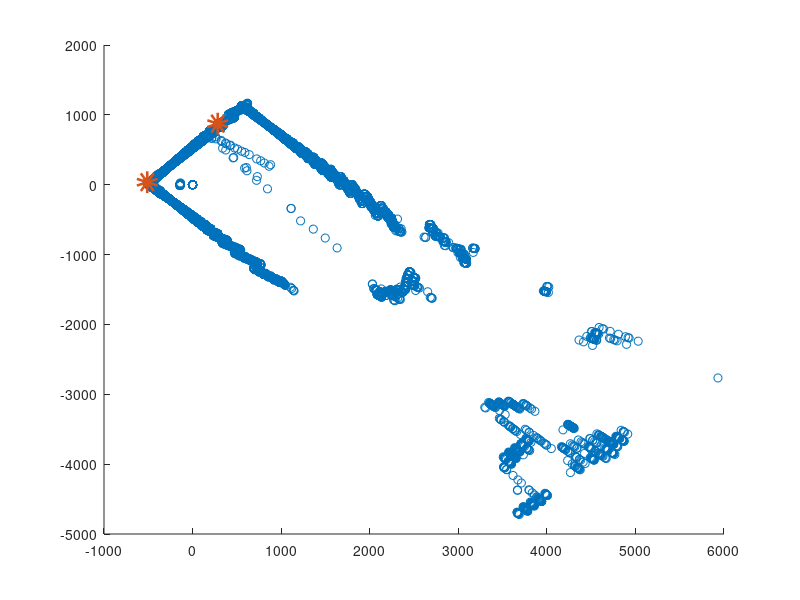
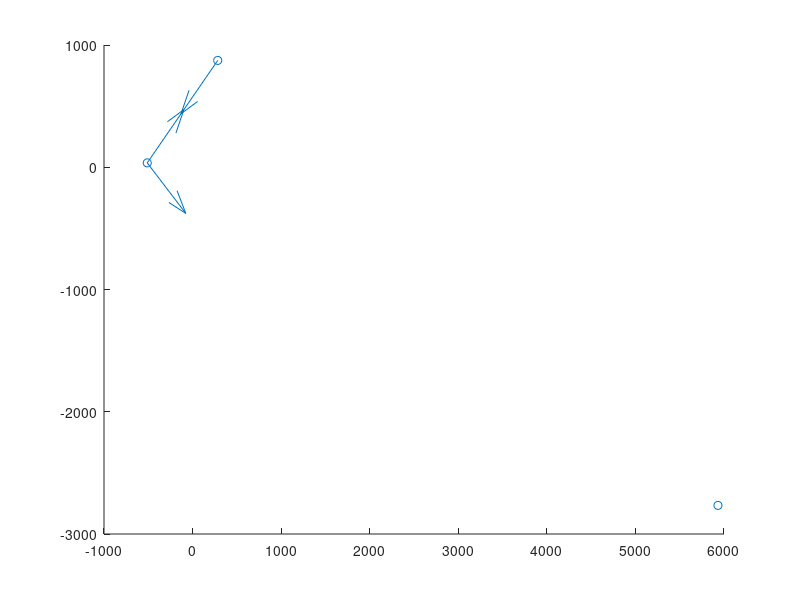

These figures' MATLAB source, in order: (Note: this script raises an error after producing the figures.)
clc;
clear;
close all

Data=importdata("data1.txt");
data_Full=Data.data;
data_Sort=sortrows(data_Full,4);
data.time=data_Full(:,1);
data.start=data_Full(:,2);
data.qual=data_Full(:,3);
data.angle=data_Full(:,4);
data.distance=data_Full(:,5);

%get x,y from distance/angle then:
%%
rangelow = 1;
rangehigh = length(data.distance);
x = data.distance(rangelow:rangehigh) .* cosd(data.angle(rangelow:rangehigh));
y = data.distance(rangelow:rangehigh) .* sind(data.angle(rangelow:rangehigh));

% shortside = 1524;
shortside = 1112.52; % 43.8 in
tolerance = 50;

pos=[x,y];
mags = vecnorm(pos,2,2);
ind = find(mags == max(mags));
bigpos = [x(ind), y(ind)];
deltapos = bigpos - pos;
mags = vecnorm(deltapos,2,2);
ind = find(mags == max(mags), 1);
corner1 = [x(ind), y(ind)];
rel_corner = corner1 - pos;
rel_corner_mag = vecnorm(rel_corner,2,2);
ind = find((rel_corner_mag > (shortside - tolerance)) & (rel_corner_mag < (shortside + tolerance)));
cornersmaybe = [x(ind), y(ind)];
deltapos = bigpos - cornersmaybe;
mags = vecnorm(deltapos,2,2);
ind = find(mags == max(mags),1);
corner2 = [cornersmaybe(ind,1), cornersmaybe(ind,2)];
figure
hold on
scatter(x,y)
scatter([corner1(1), corner2(1)], [corner1(2),corner2(2)], "LineWidth", 10)
%%

delta_corner1=corner2-corner1; % From corner 1 to corner 2
delta_corner1_unit=delta_corner1/norm(delta_corner1);
delta_corner2_unit=-delta_corner1_unit;


bigpos_rel=bigpos-corner1; 
bigpos_vec=bigpos_rel-dot(bigpos_rel,delta_corner1_unit)*delta_corner1_unit;
bigpos_unit=bigpos_vec/norm(bigpos_vec);

figure;
scatter([corner1(1), corner2(1), bigpos(1)],[corner1(2), corner2(2), bigpos(2)])
hold on
quiver([corner1(1),corner1(1),corner2(1)],[corner1(2),corner1(2),corner2(2)],[delta_corner1_unit(1),bigpos_unit(1),delta_corner2_unit(1)],[delta_corner1_unit(2),bigpos_unit(2),delta_corner2_unit(2)])

bound_step=100; %mm
len=(95.37-6.40651)*25.4;
len=(86.85-6.40651)*25.4; % mm (long gantry distance-distance ramp comes into gantry) 86.85

corner1_bound=corner1+bound_step*(delta_corner1_unit+bigpos_unit);
corner2_bound=corner2+bound_step*(delta_corner2_unit+bigpos_unit);

corner3_bound=corner1_bound+(len-bound_step)*(bigpos_unit);% + 5*bound_step*delta_corner1_unit;
corner4_bound=corner2_bound+(len-bound_step)*(bigpos_unit);% + 5*bound_step*delta_corner2_unit;

m12=(corner1_bound(2)-corner2_bound(2))/(corner1_bound(1)-corner2_bound(1));
b12=corner1_bound(2)-m12*corner1_bound(1);

m13=(corner1_bound(2)-corner3_bound(2))/(corner1_bound(1)-corner3_bound(1));
b13=corner1_bound(2)-m13*corner1_bound(1);

m24=(corner2_bound(2)-corner4_bound(2))/(corner2_bound(1)-corner4_bound(1));
b24=corner2_bound(2)-m24*corner2_bound(1);

m43=(corner4_bound(2)-corner3_bound(2))/(corner4_bound(1)-corner3_bound(1));
b43=corner4_bound(2)-m43*corner4_bound(1);


r12= @(theta) b12./(sind(theta)-m12*cosd(theta));
r13= @(theta) b13./(sind(theta)-m13*cosd(theta));
r24= @(theta) b24./(sind(theta)-m24*cosd(theta));
r43= @(theta) b43./(sind(theta)-m43*cosd(theta));

thetatest=0:365;
figure;
polarplot(thetatest*pi/180,r12(thetatest)), hold on
polarplot(thetatest*pi/180,r13(thetatest)), hold on
polarplot(thetatest*pi/180,r24(thetatest)), hold on
polarplot(thetatest*pi/180,r43(thetatest)), hold on
rlim([0 3000])

count=1;
for i=1:length(data.distance)
    
    theta=data.angle(i);
    rvec=[r12(theta);r13(theta);r24(theta);r43(theta)];
    rvec=rvec(rvec>0);
    
   if all(data.distance(i)<rvec)
       
       obj_Data.time(count)=data.time(i);
       obj_Data.start(count)=data.start(i);
       obj_Data.qual(count)=data.qual(i);
       obj_Data.angle(count)=data.angle(i);
       obj_Data.distance(count)=data.distance(i);
       
       count=count+1;
       
   end
    
end


figure;
scatter(obj_Data.distance .*cosd(obj_Data.angle), obj_Data.distance .*sind(obj_Data.angle),'LineWidth',3), hold on

mark_5Sec=find(data.time==5000);
data_Sort=sortrows(data_Full(1:mark_5Sec,:),4);

figure;
for i=0:360
    ind=find(data_Sort(:,4)==i);
    ind_Count(i+1)=length(ind);
    mean_Dist(i+1)=sum(data_Sort(ind,5))/ind_Count(i+1);
    scatter(data_Sort(ind,5).*cosd(data_Sort(ind,4)), data_Sort(ind,5).*sind(data_Sort(ind,4)),'LineWidth',3), hold on
end

data_Sort=sortrows(data_Full(mark_5Sec+1:end,:),4);
% for i=0:365
%     ind=find(data_Sort(:,4)==i);
%     ind_Count(i+1)=length(ind);
%     mean_Dist(i+1)=sum(data_Sort(ind,5))/ind_Count(i+1);
% end
count=1;
for i=1:length(data_Sort)
    angle=data_Sort(i,4);
    
        if abs(data_Sort(i, 5)-mean_Dist(angle+1))>=152.4 && abs(data_Sort(i, 5)-mean_Dist(angle+1))<=1016
        
        obj_Data.time(count)=data_Sort(i, 1);
        obj_Data.start(count)=data_Sort(i, 2);
        obj_Data.qual(count)=data_Sort(i, 3);
        obj_Data.angle(count)=data_Sort(i, 4);
        obj_Data.distance(count)=data_Sort(i, 5);
        
        count=count+1;
        
        end
    
end
% figure;
% ang=0:365;
% scatter(mean_Dist.*cosd(ang), mean_Dist.*sind(ang),'LineWidth',3), hold on

figure;
scatter(data.distance.*cosd(data.angle), data.distance.*sind(data.angle),'LineWidth',3), hold on
title("LiDAR Sensor Surroundings Plot",'fontsize',36,'Interpreter','latex')
xlabel('x [mm]','fontsize',36,'Interpreter','latex')
ylabel('y [mm]','FontSize',36,'Interpreter','latex')
%set(gca, 'FontSize', 36)
grid minor;



figure;
scatter(obj_Data.distance.*cosd(obj_Data.angle), obj_Data.distance.*sind(obj_Data.angle),'LineWidth',3), hold on
title("LiDAR Sensor Surroundings Plot",'fontsize',24,'Interpreter','latex')
xlabel('x [mm]','fontsize',22,'Interpreter','latex')
ylabel('y [mm]','FontSize',24,'Interpreter','latex')
set(gca, 'FontSize', 20)
grid minor;


r12= @(theta) (b12)./(sind(theta)-m12*cosd(theta));
r13= @(theta) (b13)./(sind(theta)-m13*cosd(theta));
r24= @(theta) (b24)./(sind(theta)-m24*cosd(theta));
r43= @(theta) (b43)./(sind(theta)-m43*cosd(theta));

count=1;
for i=1:length(data.distance)
    
    theta=data.angle(i);
    rvec=[r12(theta);r13(theta);r24(theta);r43(theta)];
    rvec=rvec(rvec>0);
    
   if all(data.distance(i)<rvec)
       
       obj_Data.time(count)=data.time(i);
       obj_Data.start(count)=data.start(i);
       obj_Data.qual(count)=data.qual(i);
       obj_Data.angle(count)=data.angle(i);
       obj_Data.distance(count)=data.distance(i);
       
       count=count+1;
       
   end
    
end

% NOTE: The below code for rotating the plot was used from: https://www.mathworks.com/matlabcentral/answers/93554-how-can-i-rotate-a-set-of-points-in-a-plane-by-a-certain-angle-about-an-arbitrary-point
x = data.distance.*cosd(data.angle);
x = x';
y = data.distance.*sind(data.angle);
y = y';
v = [x;y];
x_center = 0;
y_center = 0;
center = repmat([x_center; y_center], 1, length(x));
theta = (pi/2)+(pi/4)+(pi);
R = [cos(theta) -sin(theta); sin(theta) cos(theta)];
s = v - center;     % shift points in the plane so that the center of rotation is at the origin
so = R*s;           % apply the rotation about the origin
vo = so + center;   % shift again so the origin goes back to the desired center of rotation
x_rotated = vo(1,:);
y_rotated = vo(2,:);
% NOTE: The above code for rotating the plot was used from: https://www.mathworks.com/matlabcentral/answers/93554-how-can-i-rotate-a-set-of-points-in-a-plane-by-a-certain-angle-about-an-arbitrary-point
figure;

figure;
hold on
%scatter(obj_Data.distance.*cosd(obj_Data.angle), obj_Data.distance.*sind(obj_Data.angle),'LineWidth',3);
scatter(x_rotated, y_rotated,'r','LineWidth',3);
scatter(0, 0,'xk','LineWidth',3);
%camroll(90+45)
 %rotate(h,[0 0],90+45)
 %rotate(g,[0 0],90+45)
ylim([-3500,1000])
title("LiDAR Sensor Surroundings Plot",'fontsize',36,'Interpreter','latex')
xlabel('x [mm]','fontsize',36,'Interpreter','latex')
ylabel('y [mm]','FontSize',36,'Interpreter','latex')
%view([45 45])
%set(gca, 'FontSize', 36)
set(gca,'YDir','reverse');
grid minor;


% figure
% i=1;
% for n=1:length(data.distance) % use for loop to animate the line
%         scatter(double(data.distance(n)).*cosd(double(data.angle(n))), double(data.distance(n)).*sind(double(data.angle(n))),'LineWidth',3), hold on
%         i=i+1;
%         grid on
%         %drawnow
%         pause(0.00005)
% end
